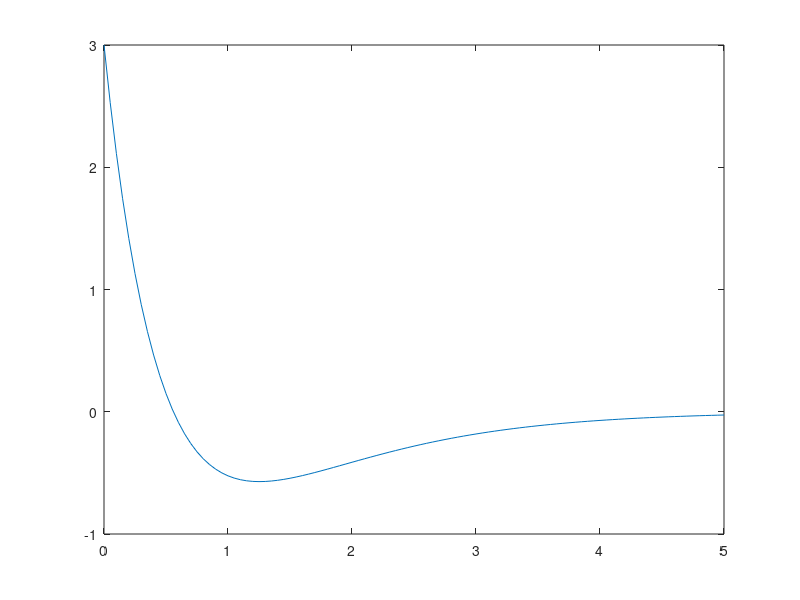

This figure's MATLAB source:
% andiamo a definire dei polinomi

B = [3 -1] % polinomio al nominatore

A = [1 3 2] % polinomio al denominatore

length(A) % stampa la lunghezza del vettore

[r, p, k] = residue(B, A)     % ha come output [r, p, k]

p' %serve per fare il trasposto

% facciamo un disegno dell'anti trasformata
% (1) Definire un vettore tempo
t = 0:0.05:5 % il passo di campionamento è un decimo della costante di tempo del segnale più veloce (che ha una costante di 1/2)
% (2) definiamo la funzione
f = 7 * exp(-2 * t) - 4* exp(-t) % essendo t un vettore ci viene restituito un altro vettore fatto da tanti elementi quanti sono quelli di t

% (3) disegno la funzione
plot(t, f)